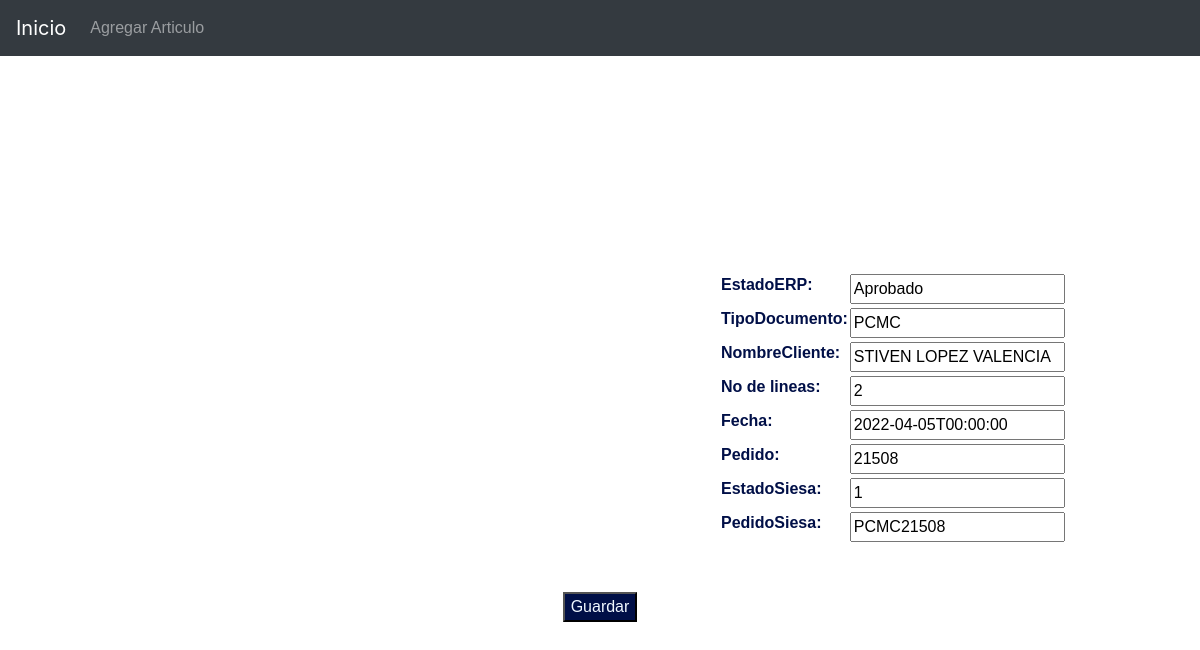
Before: /editArticle/135/ with the older database file.
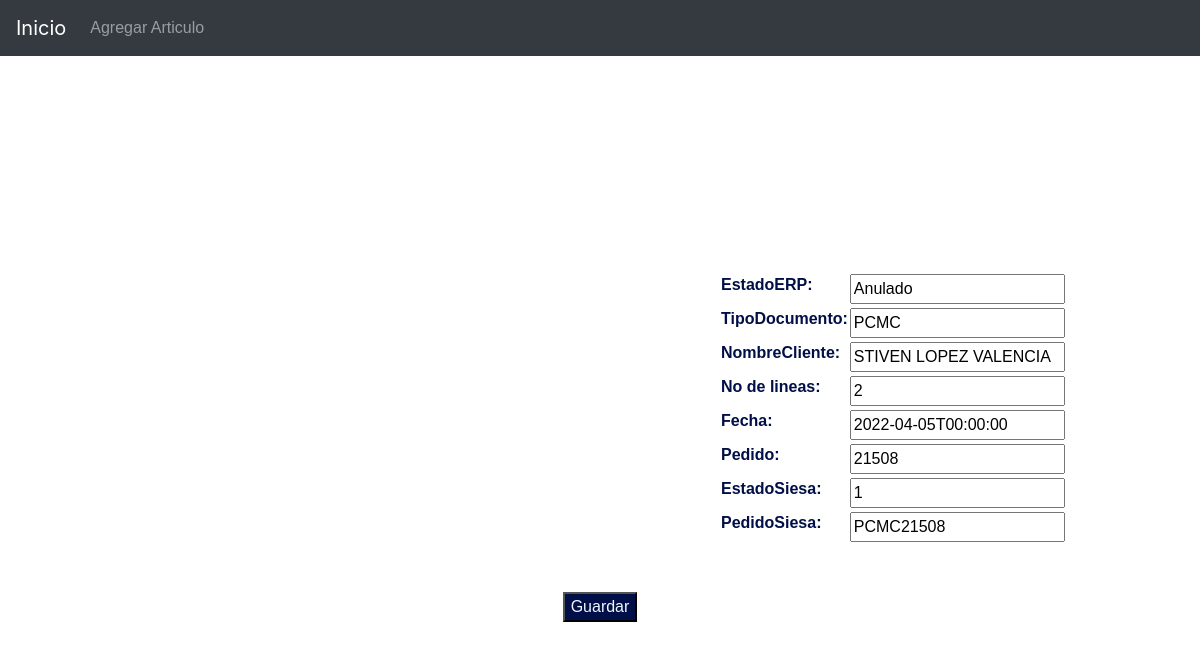
After: the same page with the newer database file.
### core/models.py (models this page shows, shortened)
class cliente(models.Model):
    id = models.AutoField(primary_key=True)
    EstadoERP = models.CharField(max_length=350)
    TipoDocumento = models.CharField(max_length=350)
    NombreCliente = models.CharField(max_length=350)
    NoLineas = models.CharField(
        max_length=350, verbose_name="No de lineas")
    FechaPedido = models.CharField(
        max_length=550, verbose_name="Fecha")
    Pedido = models.CharField(max_length=550)
    EstadoSiesa = models.CharField(max_length=550)
    PedidoSiesa = models.CharField(max_length=550)
    """def __iter__(self):
        convs = self.synonyms
        list(convs)
        return iter(convs)"""

### core/views.py (the view, shortened to what this page needs)
# urls.py: path('editArticle/<int:id>/', editArticle, name="editArticle"),
def editArticle(request, id):
    clientes = cliente.objects.get(id=id)
    if request.method == 'GET':
        form = ArticleForm(instance=clientes)
        data = {
            'form': form
        }
    return render(request, 'core/createArticle.html', data)

### core/forms.py
class ArticleForm(forms.ModelForm):
    class Meta:
        model = cliente
        fields = ('EstadoERP', 'TipoDocumento',
                  'NombreCliente', 'NoLineas', 'FechaPedido', 'Pedido', 'EstadoSiesa', 'PedidoSiesa')

### core/templates/core/createArticle.html (shortened to what this page needs)
{% extends 'core/home.html' %}
{% block body %}
<header>
    <div class="container">
        <nav class="navbar fixed-top navbar-expand-md navbar-dark bg-dark">
            <a href="{% url 'home' %}" class="navbar-brand">Inicio</a>
            <div id="menu" class="collapse navbar-collapse">
                <ul class="navbar-nav">
                    <li class="nav-item" style="font-family: Arial, Helvetica, sans-serif;"><a class="nav-link" href="{% url 'createArticle' %}">Agregar Articulo</a></li>
                </ul>
            </div>
        </nav>
    </div>
  </header>
<br><br><br>
<form method="post" style="font-family:Arial, Helvetica, sans-serif" >
    <table style="text-align: left; margin-left: 720px;">{{ form.as_table }}</table>
    <br><br>
    <button type="submit" style="font-family: Arial, Helvetica, sans-serif; background-color: #000f47;color: aliceblue;">Guardar</button>
</form>
{% endblock body %}

Changed rows visible on the page:
changed cliente "PCMC": EstadoERP "Aprobado" → "Anulado"
